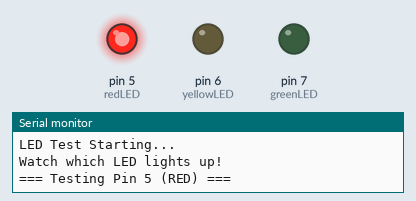
This sketch was run on a simulated Arduino Uno, built with avr-gcc and run on an emulated ATmega328P. On the bench: output pins drawn as LEDs (lit = HIGH), the last lines printed to the serial monitor.

Above: at 3.0 s.
At 6.0 s:
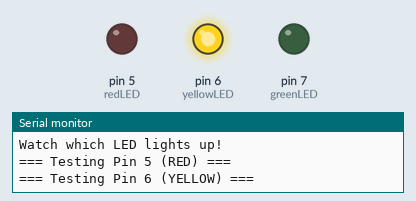
At 9.0 s:
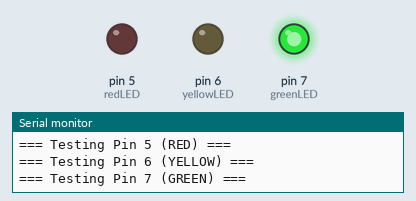
At 11.0 s:
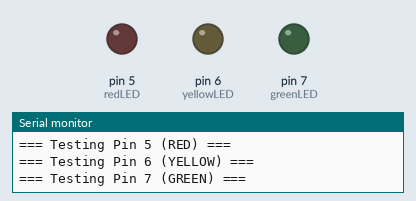
Timing chart, 0 to 15.0 s (numbered marks = the images above):
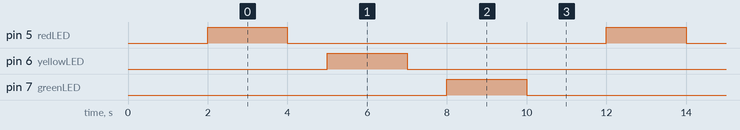

Measured:
- by itself, pin 5 (redLED), pin 6 (yellowLED), pin 7 (greenLED): alternates HIGH for 2.0 s and LOW for 8.0 s
- by itself, everything shown: repeats every 10.0 s, in 6 steps

The sketch:

led_test.ino
```cpp
/*
 * LED Pin Diagnostic Test
 * This will help identify which physical LED is connected to which pin
 */

const int redLED = 5;
const int yellowLED = 6;
const int greenLED = 7;

void setup() {
  Serial.begin(9600);

  pinMode(redLED, OUTPUT);
  pinMode(yellowLED, OUTPUT);
  pinMode(greenLED, OUTPUT);

  // Turn off all LEDs
  digitalWrite(redLED, LOW);
  digitalWrite(yellowLED, LOW);
  digitalWrite(greenLED, LOW);

  Serial.println("LED Test Starting...");
  Serial.println("Watch which LED lights up!");
  delay(2000);
}

void loop() {
  // Test Pin 5 (should be RED)
  Serial.println("\n=== Testing Pin 5 (RED) ===");
  digitalWrite(redLED, HIGH);
  delay(2000);
  digitalWrite(redLED, LOW);
  delay(1000);

  // Test Pin 6 (should be YELLOW)
  Serial.println("=== Testing Pin 6 (YELLOW) ===");
  digitalWrite(yellowLED, HIGH);
  delay(2000);
  digitalWrite(yellowLED, LOW);
  delay(1000);

  // Test Pin 7 (should be GREEN)
  Serial.println("=== Testing Pin 7 (GREEN) ===");
  digitalWrite(greenLED, HIGH);
  delay(2000);
  digitalWrite(greenLED, LOW);
  delay(1000);

  Serial.println("\n--- Test Complete. Repeating... ---\n");
  delay(1000);
}
```
